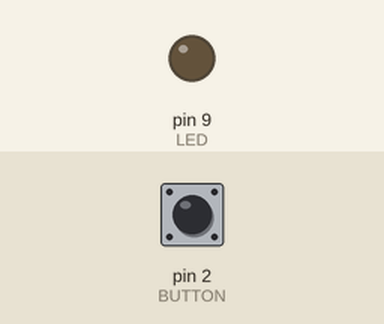
Simulated run of this sketch. Board: Arduino Uno, built with avr-gcc and run on an emulated ATmega328P. Shown: output pins drawn as LEDs (lit = HIGH). Inputs (shaded band) come from the test bench; at power-on: pin 2 (BUTTON) LOW.

Above: at 1.2 s.
1.3 s: pin 2 (BUTTON) pulled HIGH for 0.15 s
At 2.0 s:
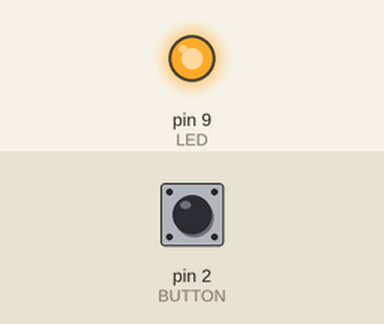
2.9 s: pin 2 (BUTTON) pulled HIGH for 1 s
At 3.2 s:
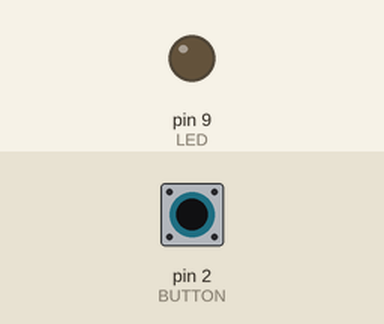
5.4 s: pin 2 (BUTTON) pulled HIGH for 3.2 s
At 6.3 s:
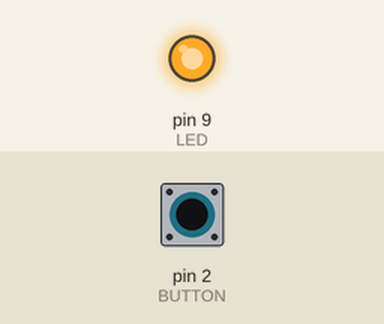
Timing chart, 0 to 8.4 s (numbered marks = the images above; inputs shaded):
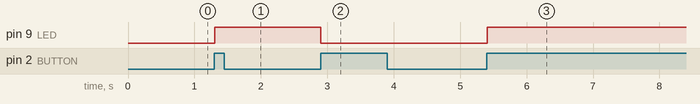

Measured:
- after the input at 1.3 s, pin 9 (LED): LOW → HIGH at once
- after the input at 2.9 s, pin 9 (LED): HIGH → LOW at once
- after the input at 5.4 s, pin 9 (LED): LOW → HIGH at once

The sketch:

toggling-debounce.ino
```cpp
const int LED = 9;            // set the LED on PIN 9
const int BUTTON = 2;         // set the BUTTON on PIN 2

boolean lastButton = LOW;     // variable that containing the previous state
boolean currentButton = LOW;  // variable containing the current button state

boolean ledOn = false;        // The present of the LED on/off

void setup(void) {
  pinMode(LED, OUTPUT);       // set the LED PIN as OUTPUT
  pinMode(BUTTON, INPUT);     // set the BUTTON PIN as INPUT
}

/*
 * Debouncing function
 * Pass it the previous button state,
 * and get back the current debounced button state.
 */
boolean debounce(boolean last) {
  boolean current = digitalRead(BUTTON);    // Read the button state
  if (last != current) {                    // if it is different
    delay(5);                       // wait for 5 ms..
    current = digitalRead(BUTTON);  // read it again
  }
  return current;                   // return the current value
}

void loop(void) {
  currentButton = debounce(lastButton);     // Read debounced state

  if (lastButton == LOW && currentButton == HIGH) {   // if it was pressed
    ledOn = !ledOn;             // Toggle the LED value
  }
  lastButton = currentButton;   // Reset the button value
  digitalWrite(LED, ledOn);     // Change the LED state
}
```
